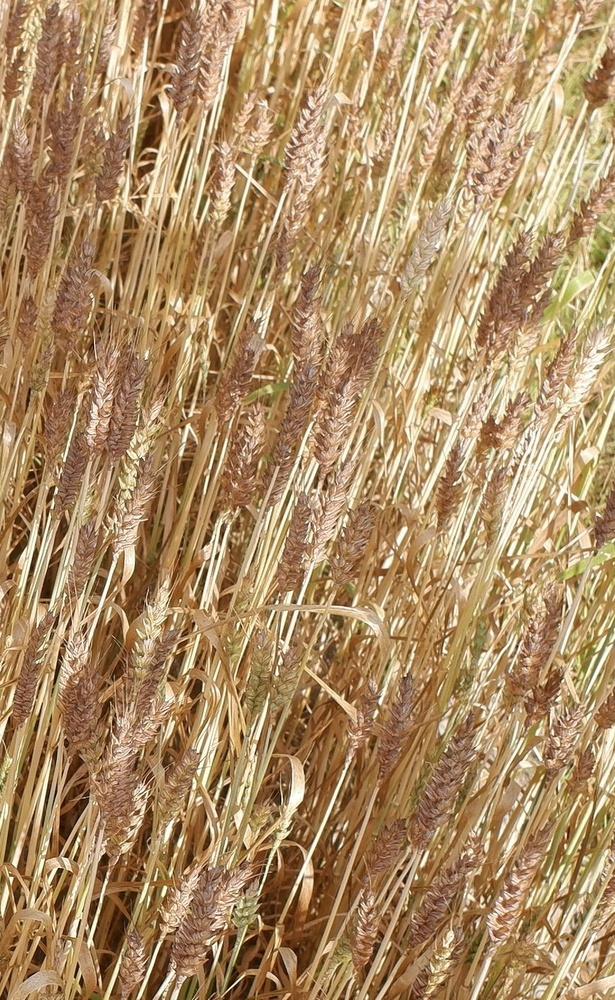
#> input picture images/wheat.jpg, 615 x 1000 px, shrunk from 902 x 1466 before the run, found by its file name
$ python main.py
#> lines starting #> are read from the running program, lines starting #| are printed output that depends on the picture
from skimage import io, img_as_float
from skimage.color import rgb2hsv, hsv2rgb, rgb2lab, lab2rgb
import matplotlib.pyplot as plt
import numpy as np


img = io.imread("images/wheat.jpg")
#> img is the input picture: shape (1000, 615, 3); mean R, G, B 172.4, 140.6, 100.9
img = img_as_float(img)

R = img[..., 0]
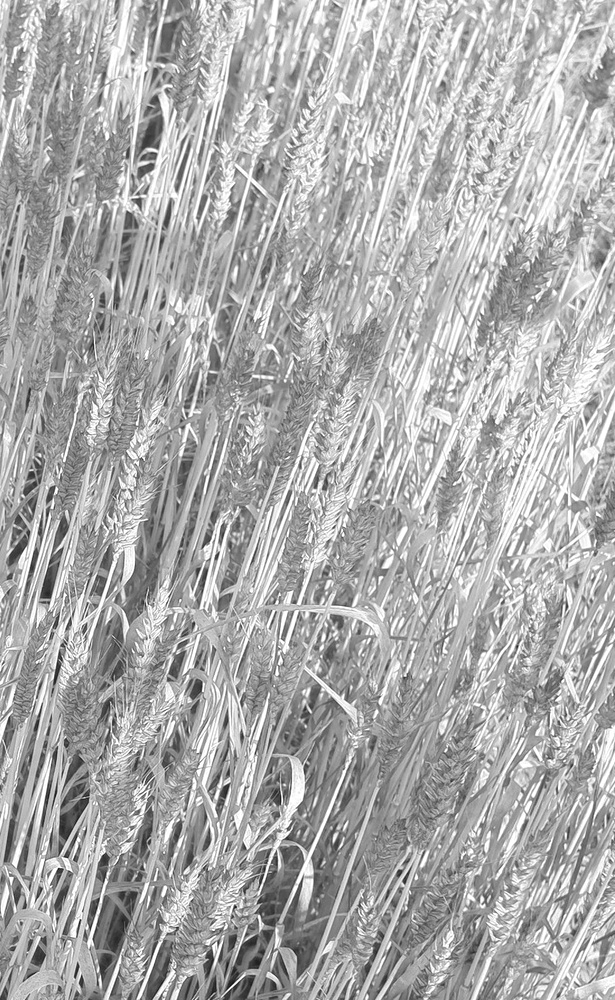
#> R: shape (1000, 615) float64; min 0.0549, max 1, mean 0.676
G = img[..., 1]
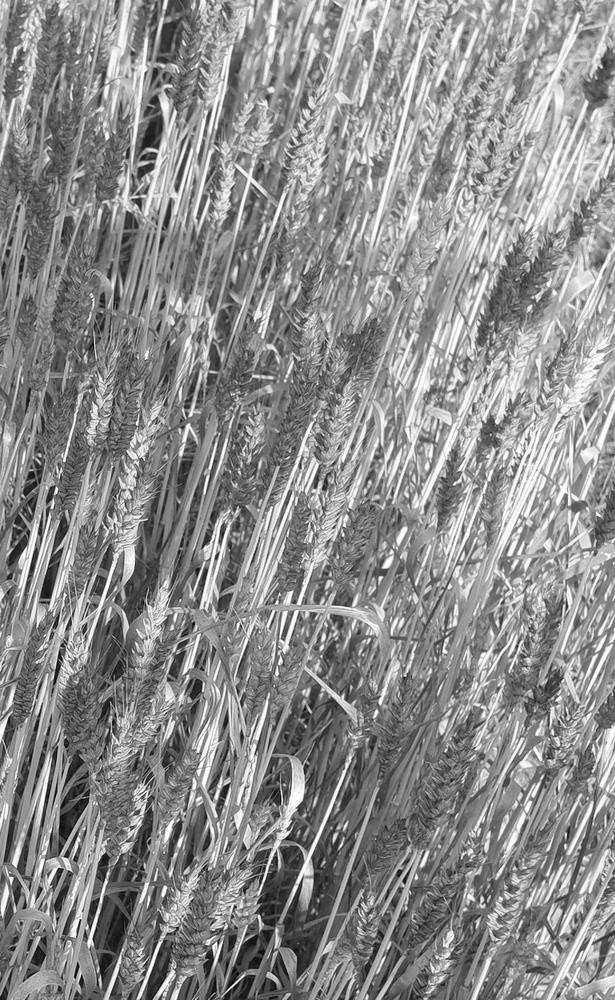
#> G: shape (1000, 615) float64; min 0, max 1, mean 0.551
B = img[..., 2]
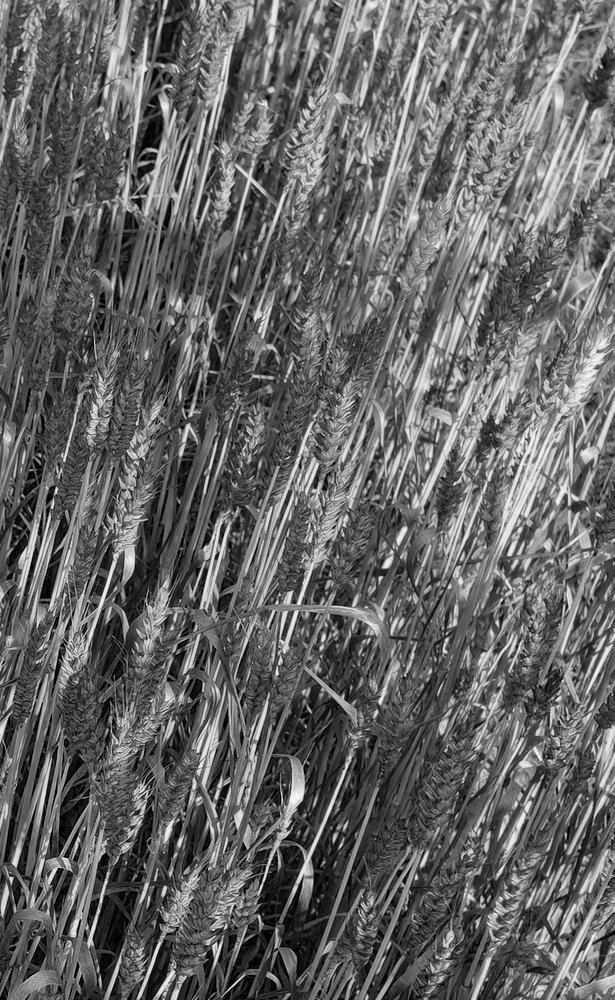
#> B: shape (1000, 615) float64; min 0, max 0.976, mean 0.396

lab = rgb2lab(img)
#> lab: shape (1000, 615, 3) float64; mean of channels 0, 1, 2 60.1, 7.2, 26
L = lab[..., 0]
a = lab[..., 1]
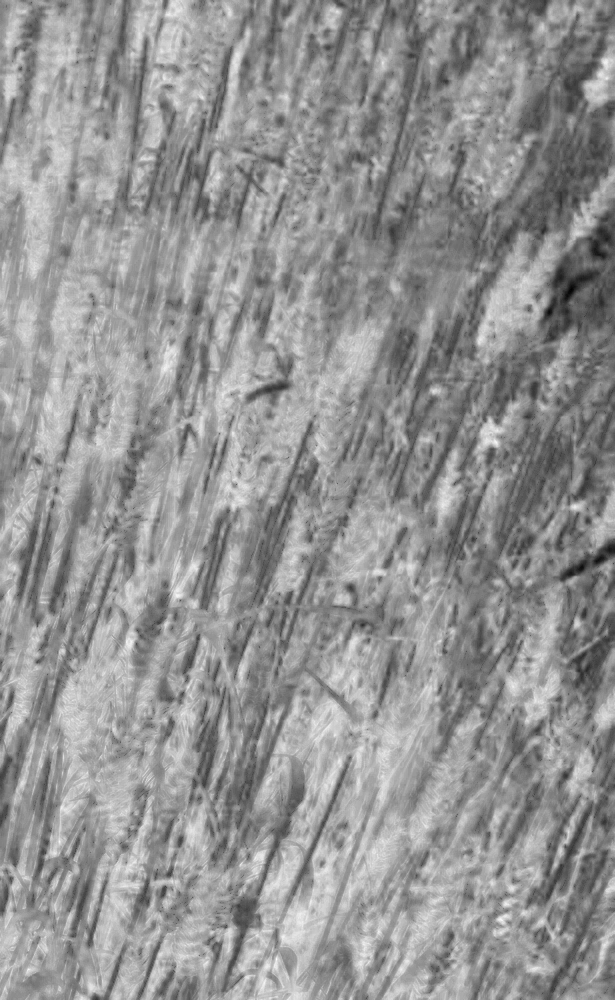
#> a: shape (1000, 615) float64; min -17.36, max 24.99, mean 7.2; drawn with min black and max white
b = lab[..., 2]
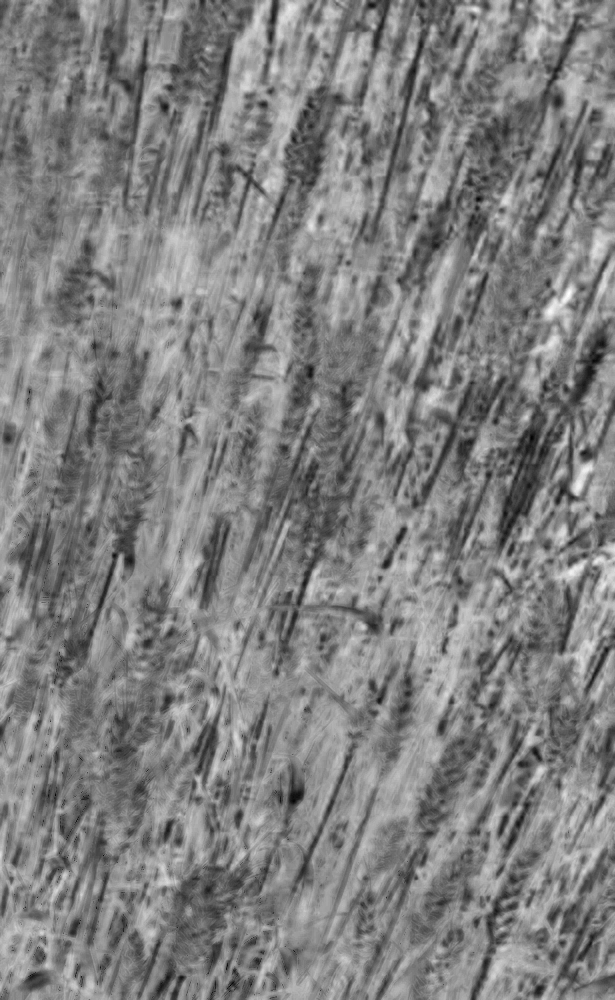
#> b: shape (1000, 615) float64; min 1.33, max 50.39, mean 26; drawn with min black and max white

fig, axes = plt.subplots(2, 3, figsize=(15, 8))

axes[0, 0].imshow(img)
axes[0, 0].set_title("Original RGB")
axes[0, 1].imshow(R, cmap="gray")
axes[0, 1].set_title("R channel")
axes[0, 2].imshow(G, cmap="gray")
axes[0, 2].set_title("G channel")
axes[1, 0].imshow(B, cmap="gray")
axes[1, 0].set_title("B channel")
axes[1, 1].imshow(a, cmap="gray")
axes[1, 1].set_title("Lab: a channel")
axes[1, 1].axis("off")
axes[1, 2].imshow(b, cmap="gray")
axes[1, 2].set_title("Lab: b channel")
plt.tight_layout()
plt.show()


#> (the run stopped early here; a loop or call above may not have finished)

$ run again, with images/gingerbreads.jpg copied over images/wheat.jpg
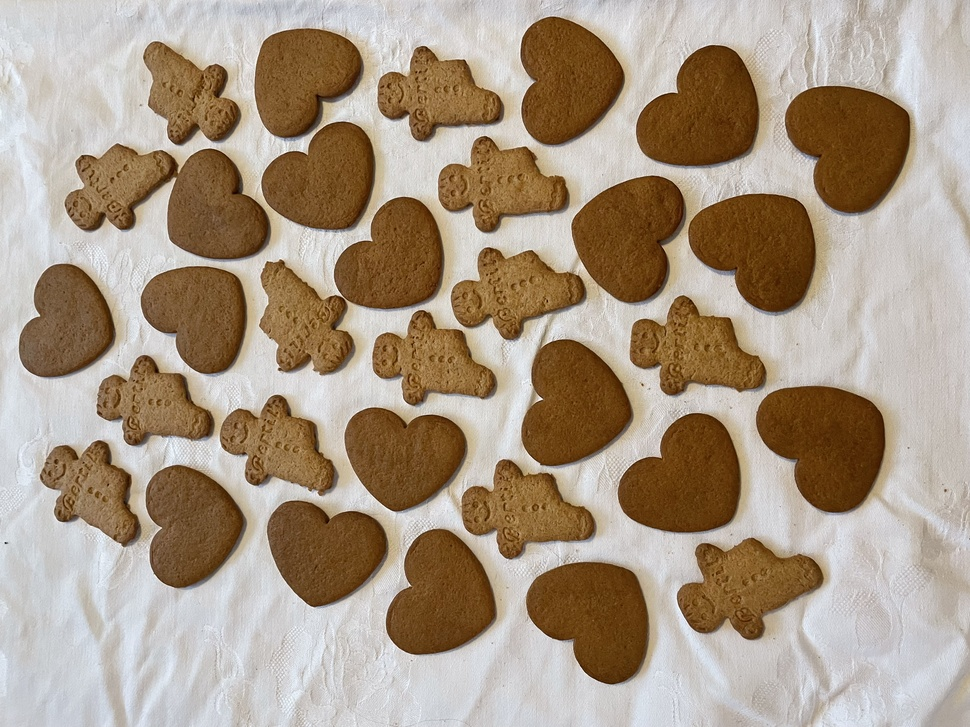
#> input picture images/gingerbreads.jpg, 970 x 727 px, shrunk from 4032 x 3024 before the run, found by its file name
#> img is the input picture: shape (727, 970, 3); mean R, G, B 168.5, 151.6, 132.6
#> lab: shape (727, 970, 3) float64; mean of channels 0, 1, 2 63.1, 4.9, 13.5
#> `a = lab[..., 1]`:
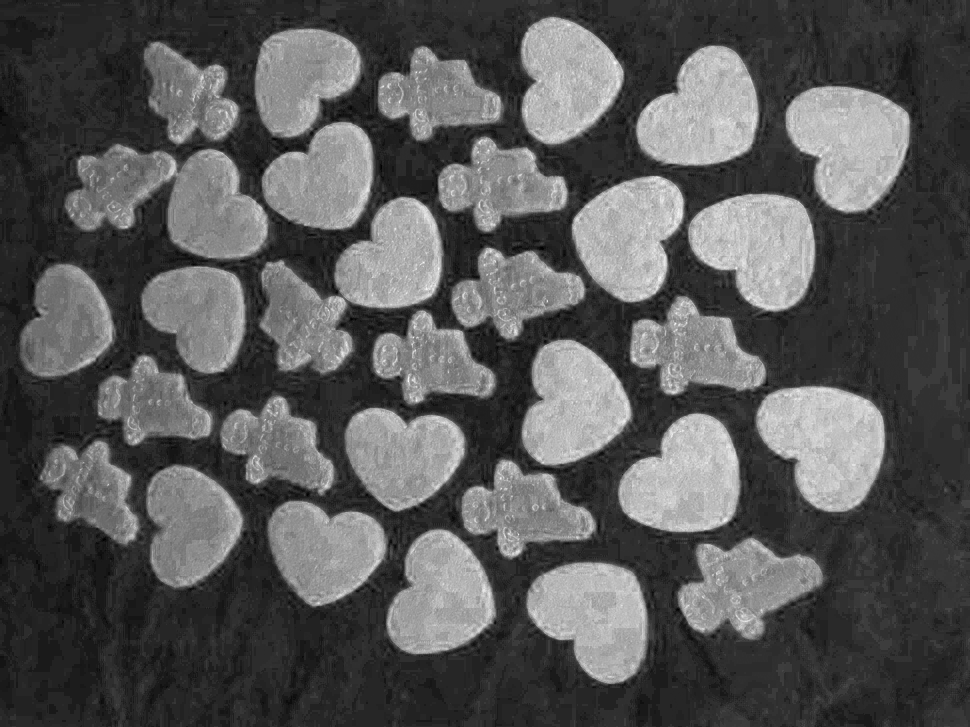
#> a: shape (727, 970) float64; min -3.26, max 20.44, mean 4.9; drawn with min black and max white
#> `b = lab[..., 2]`:
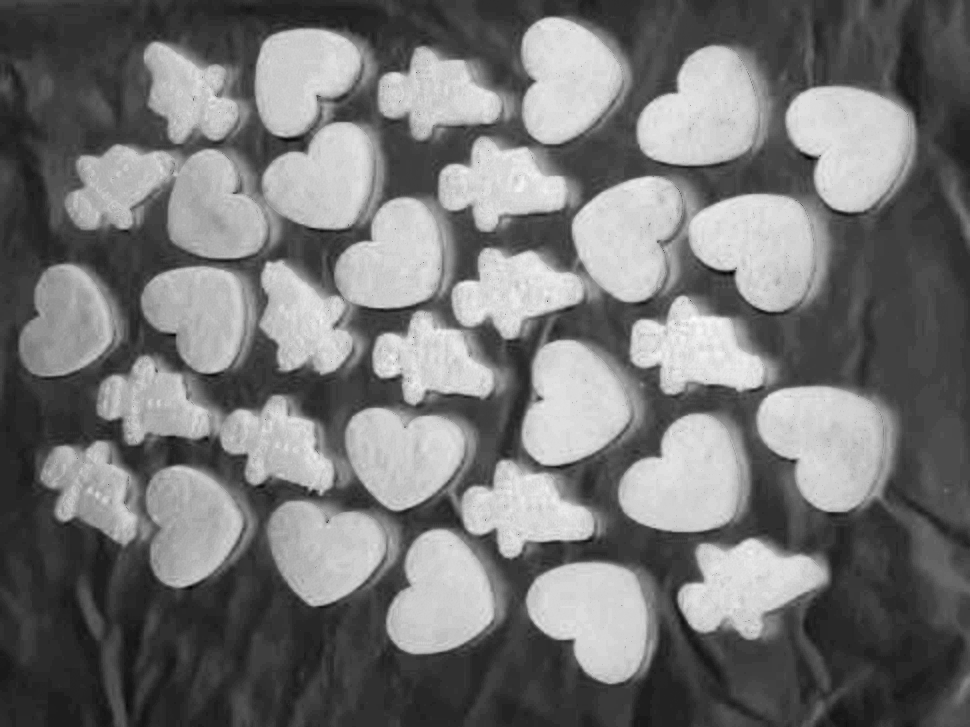
#> b: shape (727, 970) float64; min -11.06, max 42.15, mean 13.5; drawn with min black and max white

$ run again, with images/AthenIR.png saved as images/wheat.jpg
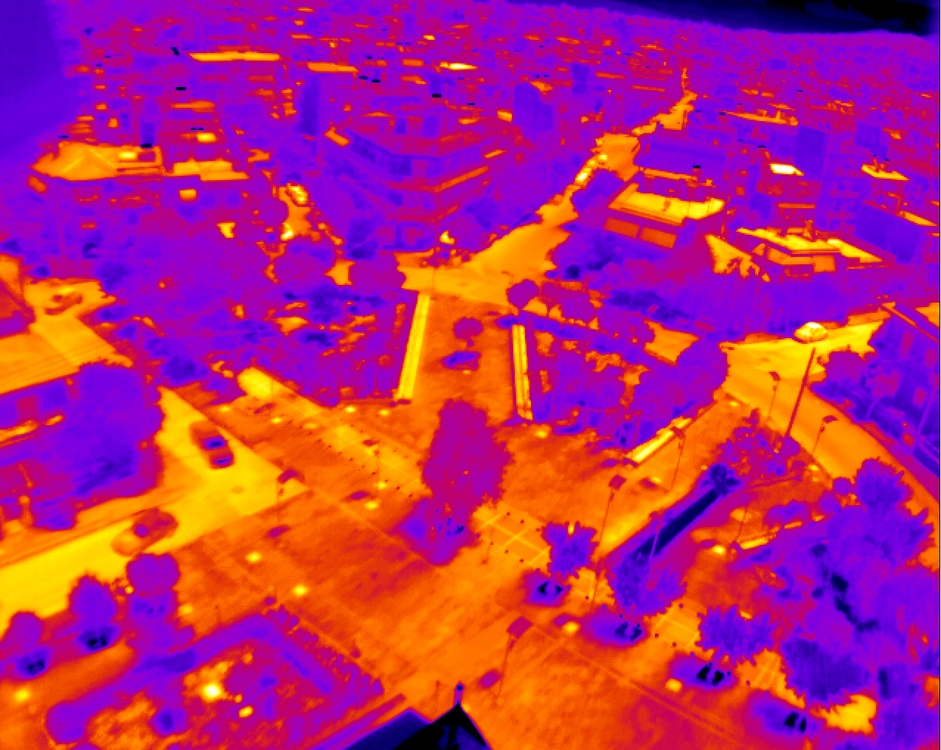
#> input picture images/AthenIR.png, 941 x 750 px, shrunk from 1276 x 1016 before the run, found by its file name
#> img is the input picture: shape (750, 941, 3); mean R, G, B 180.3, 39, 114
#> lab: shape (750, 941, 3) float64; mean of channels 0, 1, 2 46.2, 62.1, -8.4
#> `a = lab[..., 1]`:
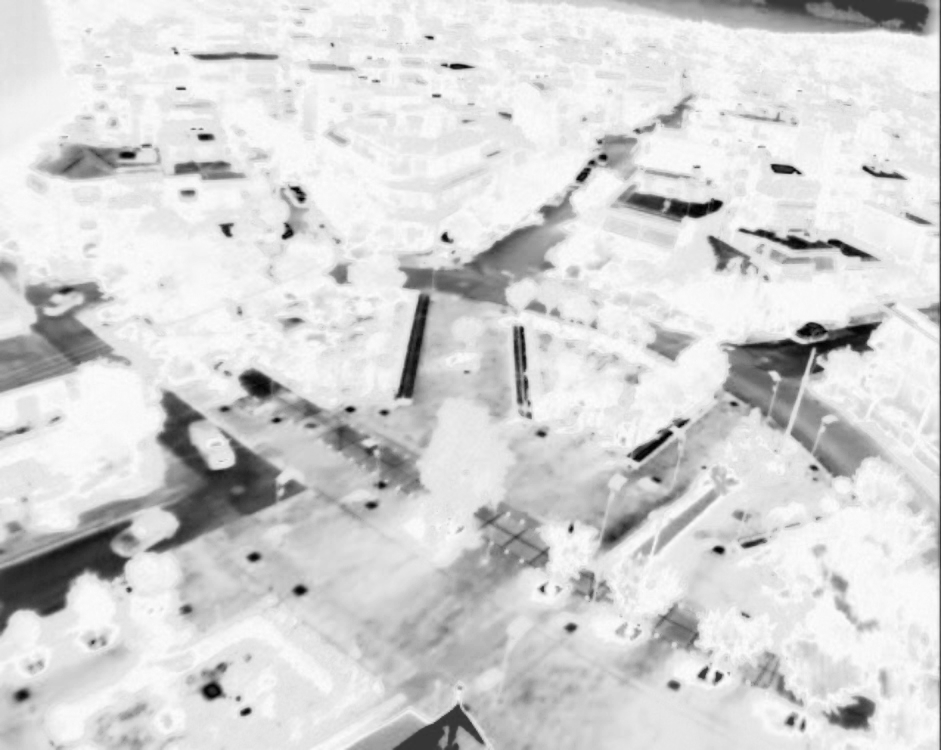
#> a: shape (750, 941) float64; min -21.14, max 78.6, mean 62.1; drawn with min black and max white
#> `b = lab[..., 2]`:
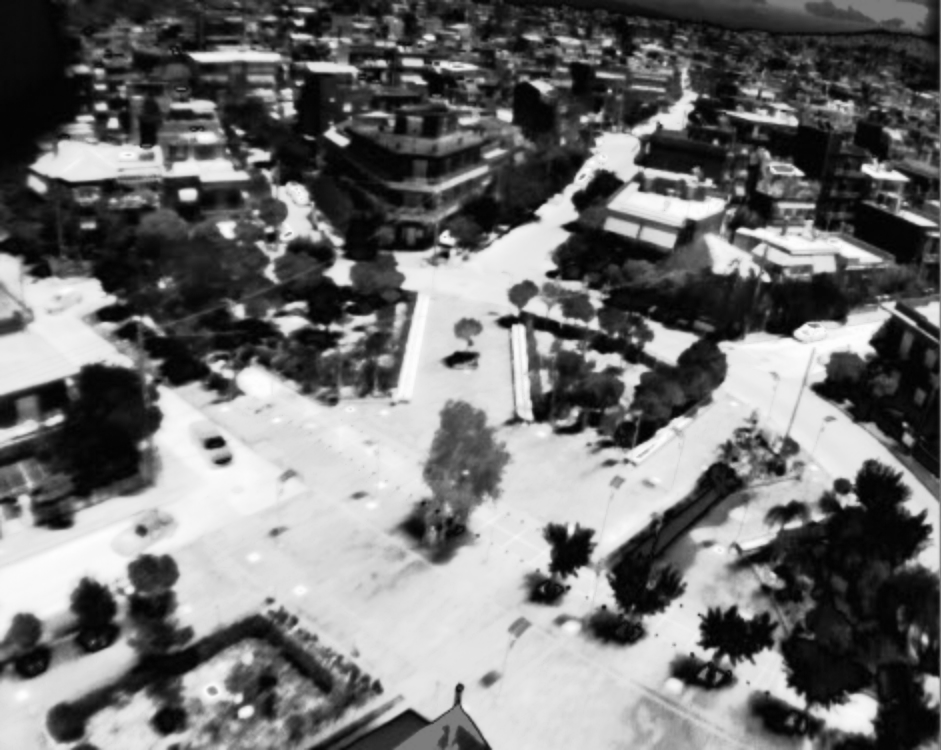
#> b: shape (750, 941) float64; min -88.71, max 91.86, mean -8.4; drawn with min black and max white
